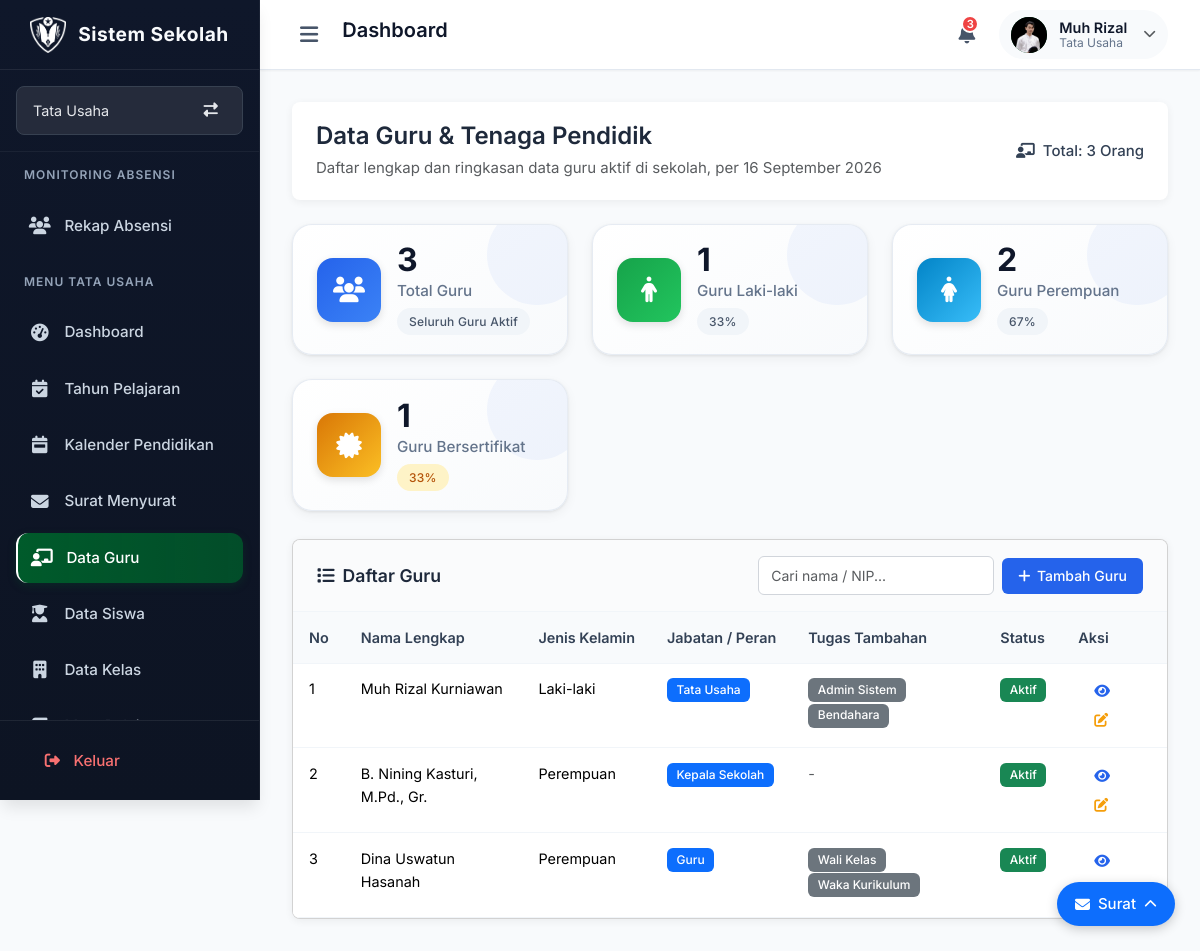
Page /guru/ (signed in) on the earlier database version.
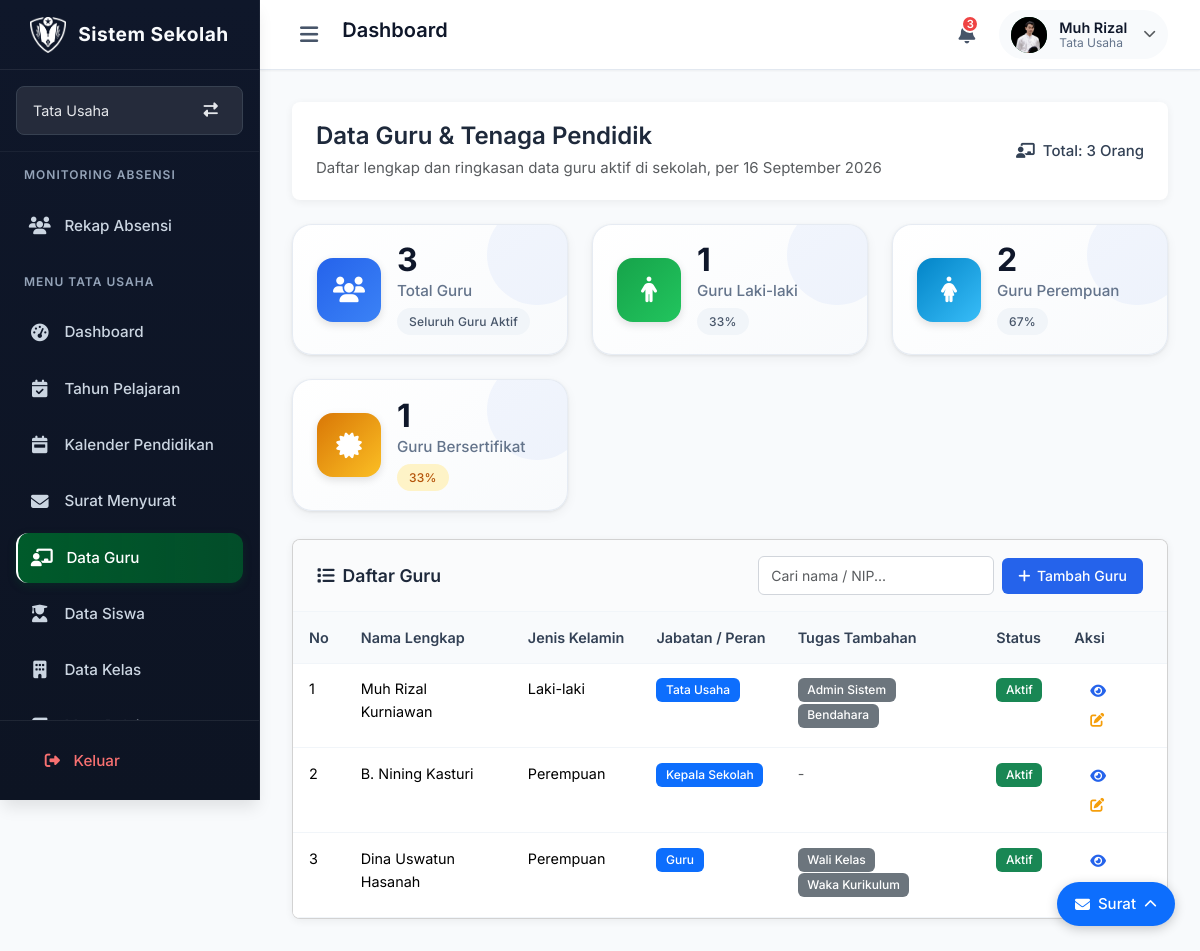
Same page on the later database version.
### models.py (models this page shows, shortened)
class Guru(db.Model):
    __tablename__ = 'guru'
    nip = db.Column(db.String(50), nullable=True)
    nik = db.Column(db.String(20), nullable=True)
    gelar_depan = db.Column(db.String(30), nullable=True)
    gelar_belakang = db.Column(db.String(50), nullable=True)
    pendidikan_terakhir = db.Column(db.String(10), nullable=True)
    status_pernikahan = db.Column(db.String(20), nullable=True)
    id = db.Column(db.String(6), primary_key=True, unique=True, nullable=False)
    nama = db.Column(db.String(100), nullable=False)
    jenis_kelamin = db.Column(db.String(20), nullable=False)
    tempat_lahir = db.Column(db.String(100))
    tanggal_lahir = db.Column(db.Date)
    jabatan = db.Column(db.String(50), nullable=False)
    tugas_tambahan = db.Column(db.Text)
    sertifikasi = db.Column(db.Boolean, default=False)
    status = db.Column(db.String(20), default='Aktif')
    no_hp = db.Column(db.String(20))
    email = db.Column(db.String(100), unique=True, nullable=True)
    alamat = db.Column(db.Text)
    dibuat_pada = db.Column(db.DateTime, default=datetime.utcnow)
    foto_profil = db.Column(db.String(255), nullable=True)
    akun = db.relationship('User', backref='guru', uselist=False)

### routes/sections/data_guru.py (the view)
@data_guru_bp.route('/')
def halaman_data_guru():
    if not session.get('logged_in'):
        return redirect(url_for('login.halaman_login'))
    if not bisa_lihat():
        flash("Anda tidak memiliki hak akses ke halaman ini", "danger")
        return redirect(url_for('dashboard.index'))
    semua_guru = Guru.query.all()
    total_guru = len(semua_guru)
    guru_laki = Guru.query.filter_by(jenis_kelamin='Laki-laki').count()
    guru_perempuan = Guru.query.filter_by(jenis_kelamin='Perempuan').count()
    guru_sertifikasi = Guru.query.filter_by(sertifikasi=True).count()
    persen_guru_laki = round((guru_laki / total_guru) * 100) if total_guru > 0 else 0
    persen_guru_perempuan = round((guru_perempuan / total_guru) * 100) if total_guru > 0 else 0
    persen_sertifikasi = round((guru_sertifikasi / total_guru) * 100) if total_guru > 0 else 0
    daftar_guru = []
    for g in semua_guru:
        daftar_guru.append({
            'id': g.id,
            'nama': g.nama,
            'email': g.email,
            'jenis_kelamin': g.jenis_kelamin,
            'jabatan': g.jabatan or 'Guru',
            'tugas_tambahan': g.tugas_tambahan.split(',') if g.tugas_tambahan else [],
            'semua_tugas': dapatkan_semua_tugas(g.jabatan, g.tugas_tambahan),
            'status': g.status or 'Aktif',
            'akun': g.akun
        })
    context = {
        'active_page': 'data_guru',
        'sub_page': 'daftar',
        'user_name': session.get('user_name', 'Pengguna'),
        'jabatan': session.get('jabatan', ''),
        'role': session.get('jabatan', ''),
        'daftar_tugas_user': session.get('tugas_tambahan', '').split(',') if session.get('tugas_tambahan') else [],
        'tugas_tambahan': session.get('tugas_tambahan', ''),
        'user': {
            'jabatan': session.get('jabatan', ''),
            'tugas_tambahan': session.get('tugas_tambahan', '')
        },
        'today_date': datetime.now().strftime('%d %B %Y'),
        'today_date_long': datetime.now().strftime('%A, %d %B %Y'),
        'total_guru': total_guru,
        'guru_laki': guru_laki,
        'guru_perempuan': guru_perempuan,
        'persen_guru_laki': persen_guru_laki,
        'persen_guru_perempuan': persen_guru_perempuan,
        'guru_sertifikasi': guru_sertifikasi,
        'persen_sertifikasi': persen_sertifikasi,
        'daftar_guru': daftar_guru,
        'bisa_kelola': bisa_kelola(),
        'bisa_hapus': bisa_hapus(),
        'bisa_atur_akun': bisa_atur_akun()
    }
    return render_template('index.html', halaman_aktif=session.get('halaman_aktif', 'utama'), **context)

### app.py (called while the page is built)
@app.before_request
def atur_domain_sesi():
    host = request.host.lower()
    if host.endswith('.smpuhamzanwadi.sch.id'):
        app.config['SESSION_COOKIE_DOMAIN'] = ".smpuhamzanwadi.sch.id"
    else:
        app.config['SESSION_COOKIE_DOMAIN'] = None
        app.config['SESSION_COOKIE_PATH'] = "/"
        app.config['SESSION_COOKIE_HTTPONLY'] = True
        app.config['SESSION_COOKIE_SAMESITE'] = 'Lax'
        app.config['SESSION_COOKIE_SECURE'] = False

def nama_singkat_dropdown(nama_lengkap):
    if not nama_lengkap:
        return "Pengguna"
    nama_lengkap = nama_lengkap.strip()
    gelar_depan = r"^(Dr\.|Drg\.|Prof\.|Ir\.|Sdr\.|H\.|K\.H\.|Alm\.|Almh\.|Drs\.|M\.|Bpk\.|Ibu\.|Ny\.|Tn\.)\s+"
    gelar = ""
    nama_murni = nama_lengkap
    cocok = re.match(gelar_depan, nama_lengkap)
    if cocok:
        gelar = cocok.group(0)
        nama_murni = nama_lengkap[cocok.end():]
    kata = nama_murni.split()
    if not kata:
        return gelar + "Pengguna"
    kata1 = kata[0].strip(".,")
    if len(kata1) >= 4:
        nama_terambil = kata[0]
    else:
        nama_terambil = " ".join(kata[:2])
    return f"{gelar}{nama_terambil}"

### templates/index.html (shortened to what this page needs)
{% extends "layout.html" %}
{% block content %}
{% if active_page == "data_guru" and sub_page == "daftar" %}
    {% include "sections/data_guru.html" %}
{% endif %}
{% include 'components/surat.html' %}
{% endblock %}
{% block extra_css %}
    {% if active_page == "data_guru" %}
        <link rel="stylesheet" href="{{ url_for('static', filename='css/sections/data_guru.css') }}">
    {% endif %}
{% endblock %}

### templates/sections/data_guru.html (shortened to what the changed rows need)
<div class="dashboard-container">
    <div class="welcome-box">
        <div>
            <h2>Data Guru & Tenaga Pendidik</h2>
        </div>
    </div>
    <div class="card">
        <div class="card-body p-0">
            <div class="table-responsive">
                <table class="table table-striped table-hover mb-0">
                    <thead class="table-light">
                        <tr>
                            <th>No</th>
                            <th>Nama Lengkap</th>
                            <th>Jenis Kelamin</th>
                            <th>Jabatan / Peran</th>
                            <th>Tugas Tambahan</th>
                            <th>Status</th>
                            <th>Aksi</th>
                        </tr>
                    </thead>
                    <tbody>
                        {% if daftar_guru %}
                            {% for guru in daftar_guru %}
                            <tr>
                                <td>{{ loop.index }}</td>
                                <td>{{ guru.nama }}</td>
                                <td>{{ guru.jenis_kelamin }}</td>
                                <td>
                                    <span class="badge bg-primary">{{ guru.jabatan | default('Guru') }}</span>
                                </td>
                                <td>
                                    {% if guru.tugas_tambahan %}
                                        {% for tugas in guru.tugas_tambahan %}
                                            <span class="badge bg-secondary me-1">{{ tugas }}</span>
                                        {% endfor %}
                                    {% else %}
                                        <span class="text-muted">-</span>
                                    {% endif %}
                                </td>
                                <td>
                                    {% if guru.status == 'Aktif' %}
                                        <span class="badge bg-success">Aktif</span>
                                    {% else %}
                                        <span class="badge bg-danger">Tidak Aktif</span>
                                    {% endif %}
                                </td>
                                <td>
                                    <a href="{{ url_for('data_guru.detail_guru', id=guru.id) }}" class="btn btn-sm btn-outline-primary" title="Lihat Detail">
                                        <i class="fas fa-eye"></i>
                                    </a>
                                    {% if bisa_kelola %}
                                    <a href="{{ url_for('data_guru.ubah_guru', id=guru.id) }}" class="btn btn-sm btn-outline-warning" title="Ubah Data">
                                        <i class="fas fa-edit"></i>
                                    </a>
                                    {% endif %}
                                </td>
                            </tr>
                            {% endfor %}
                        {% else %}
                            <tr>
                                <td colspan="8" class="text-center text-muted py-4">Belum ada data guru yang terdaftar</td>
                            </tr>
                        {% endif %}
                    </tbody>
                </table>
            </div>
        </div>
    </div>
</div>

Differences in the rows shown:
changed Guru "Kepala Sekolah": nama "B. Nining Kasturi, M.Pd., Gr." → "B. Nining Kasturi"
